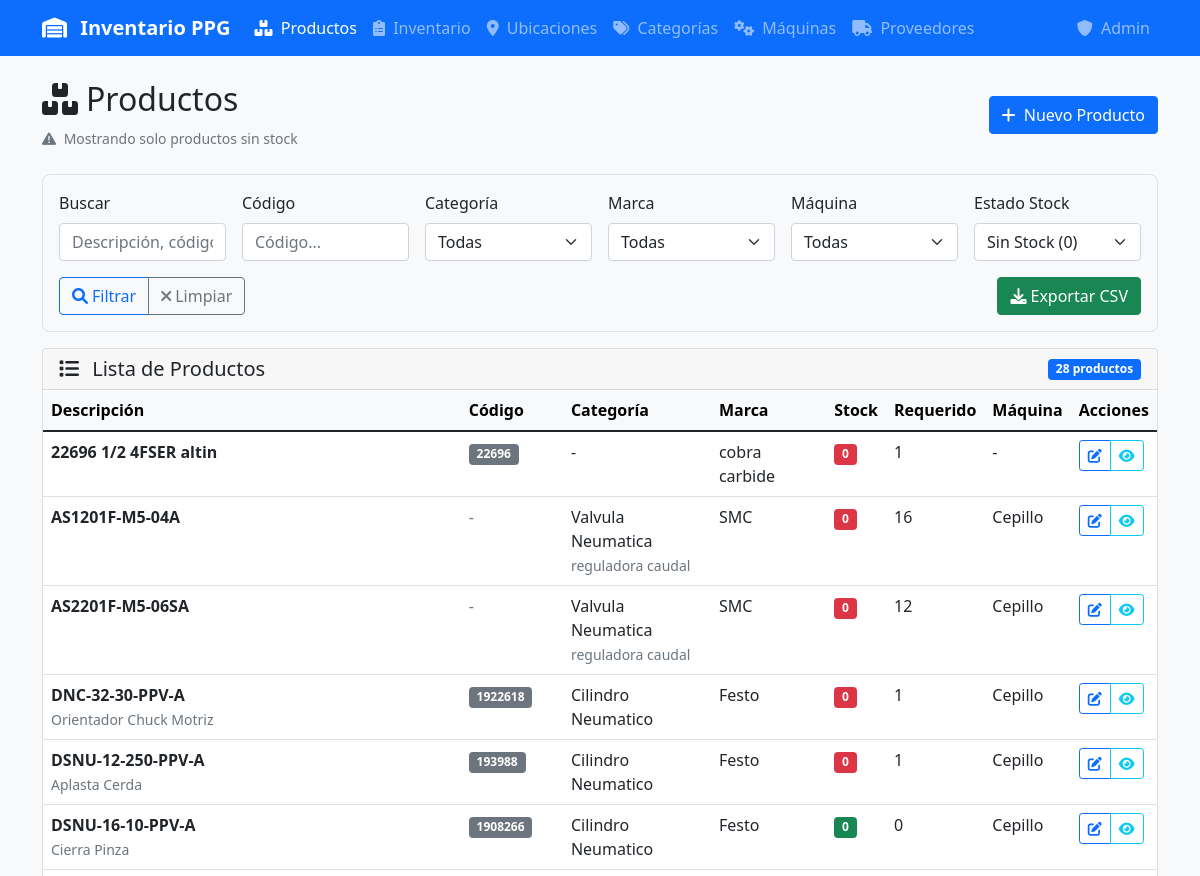
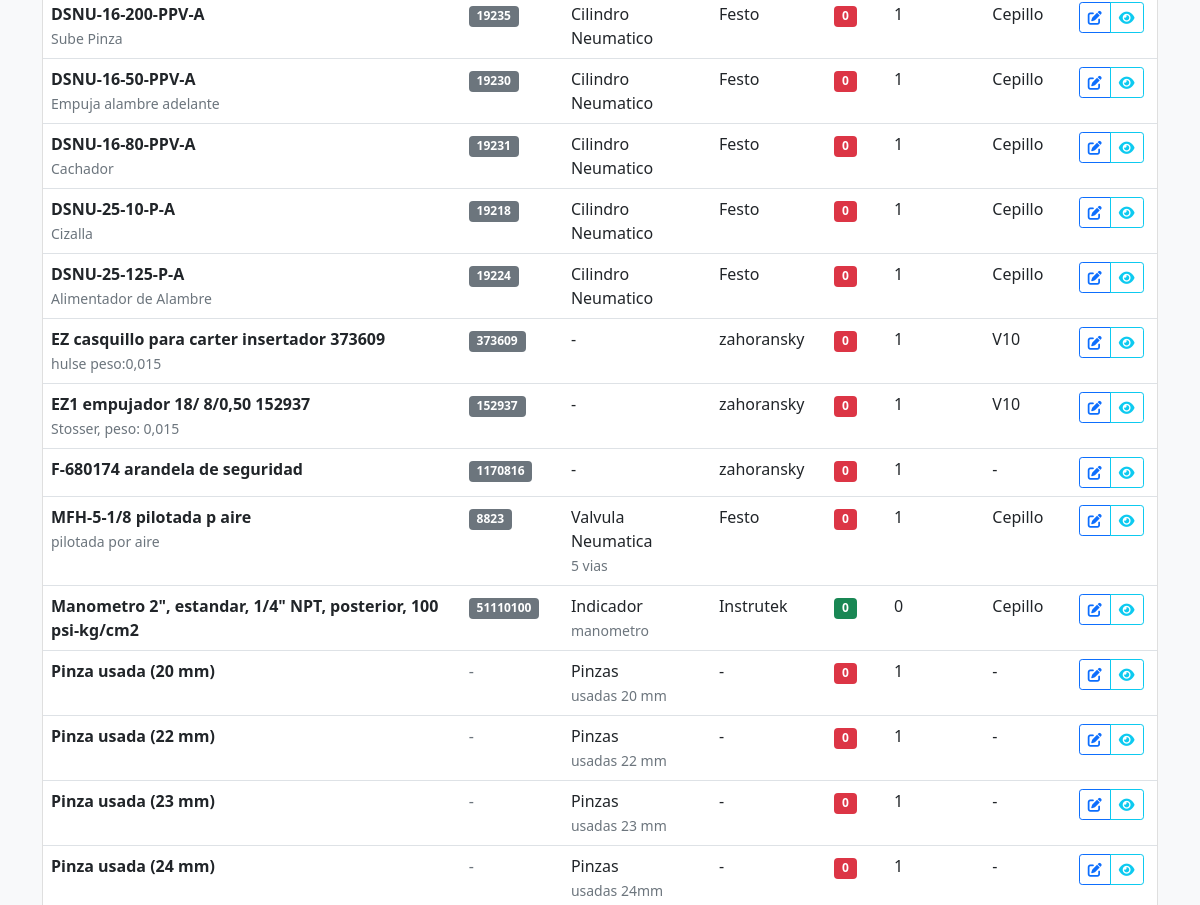
The page /productos?stock=sin_stock (upper part) on the database as committed earlier (2 pictures, top to bottom).
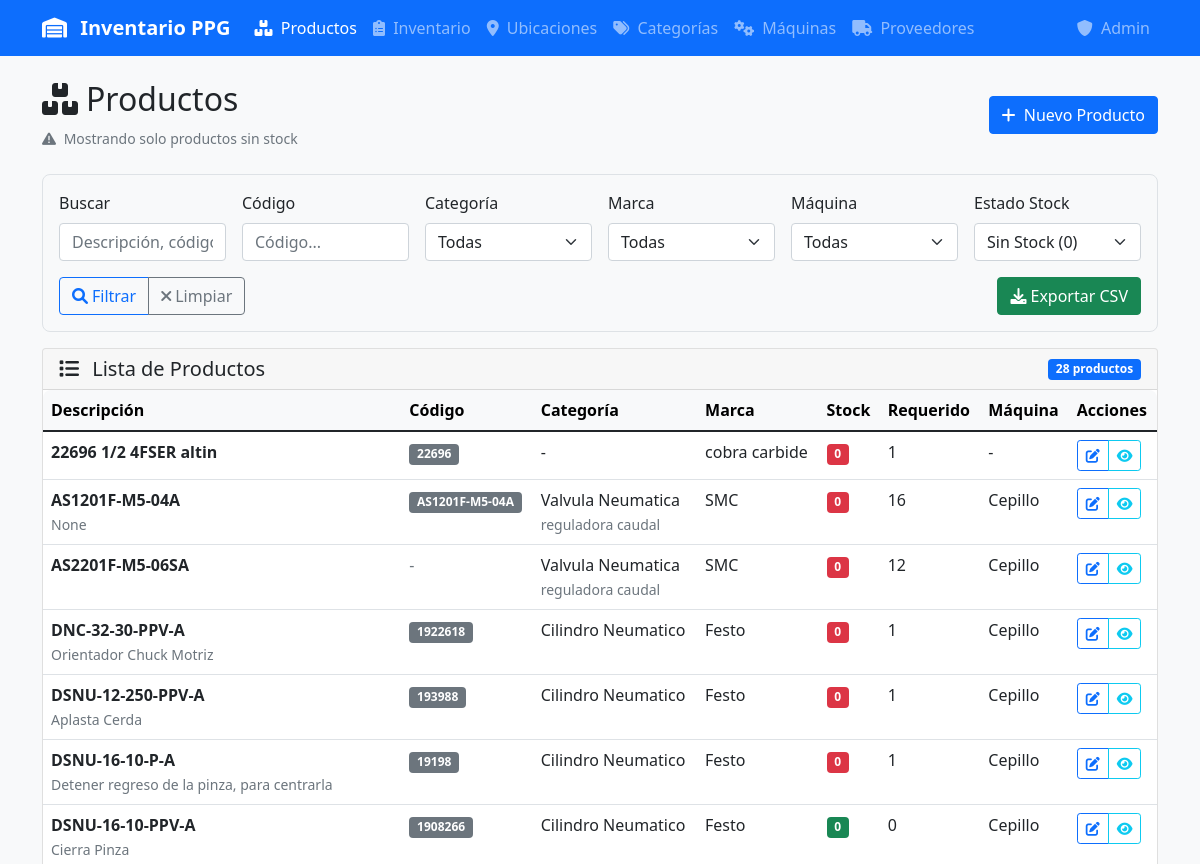
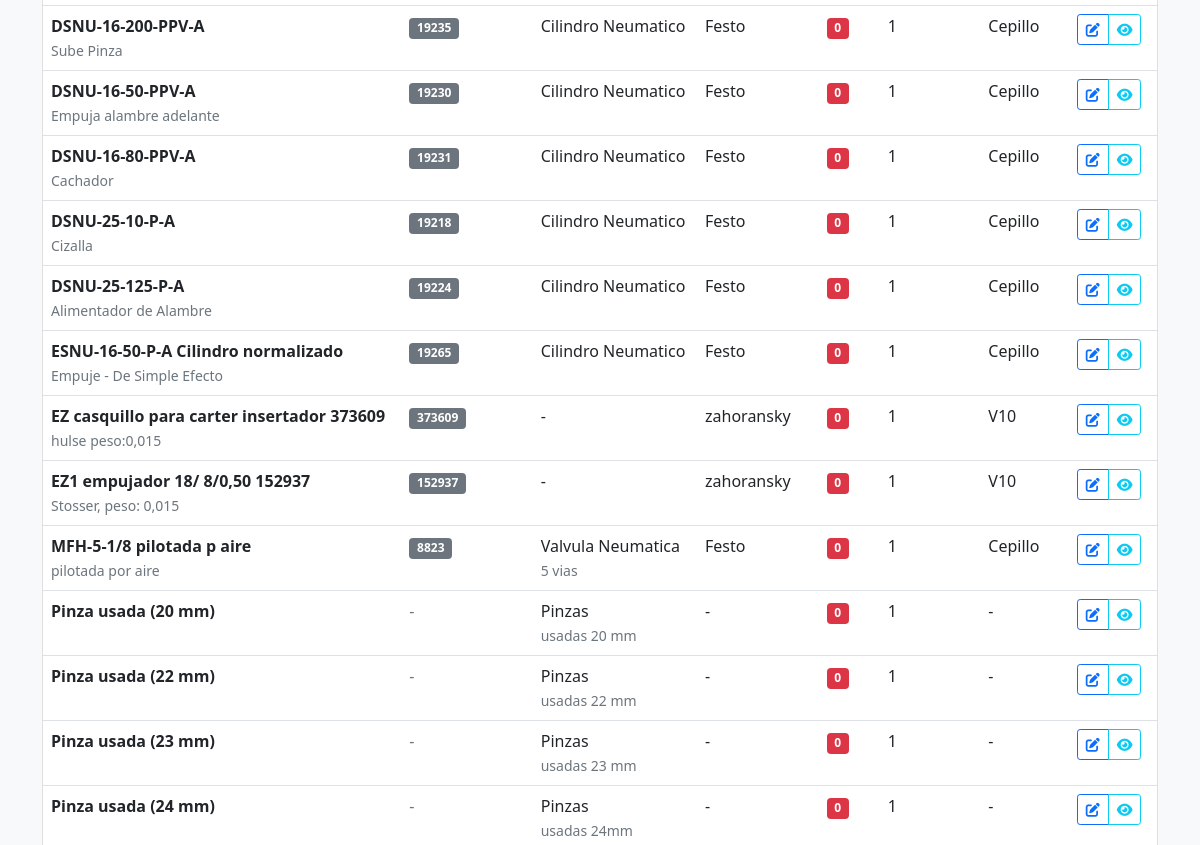
The same page on the database as committed later (2 pictures, top to bottom).
### tables this page shows
CREATE TABLE productos (
            id INTEGER PRIMARY KEY,
            descripcion TEXT NOT NULL,
            codigo TEXT UNIQUE,
            categoria_id INTEGER,
            subcategoria_id INTEGER,
            marca_id INTEGER,
            notas TEXT,
            cantidad_requerida INTEGER DEFAULT 1,
            maquina_id INTEGER,
            fecha_creacion DATETIME DEFAULT CURRENT_TIMESTAMP,
            fecha_actualizacion DATETIME DEFAULT CURRENT_TIMESTAMP, proveedor_id INTEGER REFERENCES proveedores(id),
            FOREIGN KEY (categoria_id) REFERENCES categorias (id),
            FOREIGN KEY (subcategoria_id) REFERENCES subcategorias (id),
            FOREIGN KEY (marca_id) REFERENCES marcas (id),
            FOREIGN KEY (maquina_id) REFERENCES maquinas (id)
        );

### app.py (the view)
@app.route('/productos')
def productos():
    conn = get_db_connection()
    search = request.args.get('search', '').strip()
    categoria_filter = request.args.get('categoria', '')
    subcategoria_filter = request.args.get('subcategoria', '')
    marca_filter = request.args.get('marca', '')
    maquina_filter = request.args.get('maquina', '')
    codigo_filter = request.args.get('codigo', '').strip()
    stock_filter = request.args.get('stock', '')  # Nuevo filtro de stock
    query = '''
        SELECT p.*, c.nombre as categoria, sc.nombre as subcategoria,
               m.nombre as marca, mq.nombre as maquina,
               COALESCE(SUM(i.cantidad), 0) as stock_total
        FROM productos p
        LEFT JOIN categorias c ON p.categoria_id = c.id
        LEFT JOIN subcategorias sc ON p.subcategoria_id = sc.id
        LEFT JOIN marcas m ON p.marca_id = m.id
        LEFT JOIN maquinas mq ON p.maquina_id = mq.id
        LEFT JOIN inventario i ON p.id = i.producto_id
        WHERE 1=1
    '''
    params = []
    if search:
        query += ' AND (p.descripcion LIKE ? OR p.codigo LIKE ? OR p.notas LIKE ?)'
        search_param = f'%{search}%'
        params.extend([search_param, search_param, search_param])
    if categoria_filter:
        query += ' AND c.nombre = ?'
        params.append(categoria_filter)
    if subcategoria_filter:
        query += ' AND sc.nombre = ?'
        params.append(subcategoria_filter)
    if marca_filter:
        query += ' AND m.nombre = ?'
        params.append(marca_filter)
    if maquina_filter:
        query += ' AND mq.nombre = ?'
        params.append(maquina_filter)
    if codigo_filter:
        query += ' AND p.codigo LIKE ?'
        params.append(f'%{codigo_filter}%')
    query += ' GROUP BY p.id'
    if stock_filter == 'sin_stock':
        query += ' HAVING stock_total = 0'
    elif stock_filter == 'con_stock':
        query += ' HAVING stock_total > 0'
    elif stock_filter == 'stock_bajo':
        query += ' HAVING stock_total > 0 AND stock_total < p.cantidad_requerida'
    query += ' ORDER BY p.descripcion'
    productos = conn.execute(query, params).fetchall()
    categorias = conn.execute('SELECT DISTINCT nombre FROM categorias WHERE nombre IS NOT NULL ORDER BY nombre').fetchall()
    subcategorias = conn.execute('SELECT DISTINCT nombre FROM subcategorias WHERE nombre IS NOT NULL ORDER BY nombre').fetchall()
    marcas = conn.execute('SELECT DISTINCT nombre FROM marcas WHERE nombre IS NOT NULL ORDER BY nombre').fetchall()
    maquinas = conn.execute('SELECT DISTINCT nombre FROM maquinas WHERE nombre IS NOT NULL ORDER BY nombre').fetchall()
    conn.close()
    return render_template('productos.html',
                         productos=productos,
                         categorias=categorias,
                         subcategorias=subcategorias,
                         marcas=marcas,
                         maquinas=maquinas,
                         filters={
                             'search': search,
                             'categoria': categoria_filter,
                             'subcategoria': subcategoria_filter,
                             'marca': marca_filter,
                             'maquina': maquina_filter,
                             'codigo': codigo_filter,
                             'stock': stock_filter
                         })

### app.py (called while the page is built)
def get_db_connection():
    conn = sqlite3.connect(DATABASE, timeout=20.0)
    conn.row_factory = sqlite3.Row
    conn.execute('PRAGMA journal_mode=WAL')  # Better concurrent access
    conn.execute('PRAGMA busy_timeout=20000')  # 20 second timeout
    conn.execute('PRAGMA synchronous=NORMAL')  # Faster writes
    conn.execute('PRAGMA cache_size=10000')  # Larger cache
    conn.execute('PRAGMA temp_store=MEMORY')  # Use memory for temp tables
    return conn

### templates/productos.html (shortened to what the changed rows need)
{% extends "base.html" %}
{% block content %}
<div class="d-flex justify-content-between align-items-center mb-4">
    <div>
        <h2><i class="fas fa-boxes me-2"></i>Productos</h2>
    </div>
</div>
<div class="card">
    <div class="card-body p-0">
        {% if productos %}
        <div class="table-responsive">
            <table class="table table-hover mb-0">
                <thead class="table-light">
                    <tr>
                        <th>Descripción</th>
                        <th>Código</th>
                        <th>Categoría</th>
                        <th>Marca</th>
                        <th>Stock</th>
                        <th>Requerido</th>
                        <th>Máquina</th>
                        <th>Acciones</th>
                    </tr>
                </thead>
                <tbody>
                    {% for producto in productos %}
                    <tr>
                        <td>
                            <div>
                                <strong>{{ producto.descripcion }}</strong>
                                {% if producto.notas %}
                                <br><small class="text-muted">{{ producto.notas[:80] }}{% if producto.notas|length > 80 %}...{% endif %}</small>
                                {% endif %}
                            </div>
                        </td>
                        <td>
                            {% if producto.codigo %}
                                <span class="badge bg-secondary">{{ producto.codigo }}</span>
                            {% else %}
                                <span class="text-muted">-</span>
                            {% endif %}
                        </td>
                        <td>
                            <div>
                                {{ producto.categoria or '-' }}
                                {% if producto.subcategoria %}
                                <br><small class="text-muted">{{ producto.subcategoria }}</small>
                                {% endif %}
                            </div>
                        </td>
                        <td>{{ producto.marca or '-' }}</td>
                        <td>
                            {% if producto.stock_total >= producto.cantidad_requerida %}
                                <span class="badge bg-success">{{ producto.stock_total }}</span>
                            {% elif producto.stock_total > 0 %}
                                <span class="badge bg-warning">{{ producto.stock_total }}</span>
                            {% else %}
                                <span class="badge bg-danger">0</span>
                            {% endif %}
                        </td>
                        <td>{{ producto.cantidad_requerida }}</td>
                        <td>{{ producto.maquina or '-' }}</td>
                        <td>
                            <div class="btn-group" role="group">
                                <a href="{{ url_for('editar_producto', id=producto.id) }}"
                                   class="btn btn-sm btn-outline-primary" title="Editar producto">
                                    <i class="fas fa-edit"></i>
                                </a>
                                <button type="button" class="btn btn-sm btn-outline-info"
                                        onclick="verDetalles({{ producto.id }})" title="Ver detalles">
                                    <i class="fas fa-eye"></i>
                                </button>
                            </div>
                        </td>
                    </tr>
                    {% endfor %}
                </tbody>
            </table>
        </div>
        {% endif %}
    </div>
</div>
{% endblock %}

Rows that differ between the two databases and show on the page:
no longer on this page (row unchanged): productos: descripcion "F-680174 arandela de seguridad", codigo "1170816", categoria "-", marca "zahoransky", cantidad_requerida "1", maquina "-"
no longer on this page (row unchanged): productos: descripcion "Manometro 2\", estandar, 1/4\" NPT, posterior, 100 psi-kg/cm2", codigo "51110100", categoria "Indicador", subcategoria "manometro", marca "Instrutek", stock_total "0", cantidad_requerida "0", maquina "Cepillo"
changed productos "AS1201F-M5-04A": notas (not shown) → "None"; codigo (not shown) → "AS1201F-M5-04A"; no longer shows "-"
added productos: descripcion "DSNU-16-10-P-A", notas "Detener regreso de la pinza, para centrarla", codigo "19198", categoria "Cilindro Neumatico", marca "Festo", cantidad_requerida "1", maquina "Cepillo"
added productos: descripcion "ESNU-16-50-P-A Cilindro normalizado", notas "Empuje - De Simple Efecto", codigo "19265", categoria "Cilindro Neumatico", marca "Festo", cantidad_requerida "1", maquina "Cepillo"
